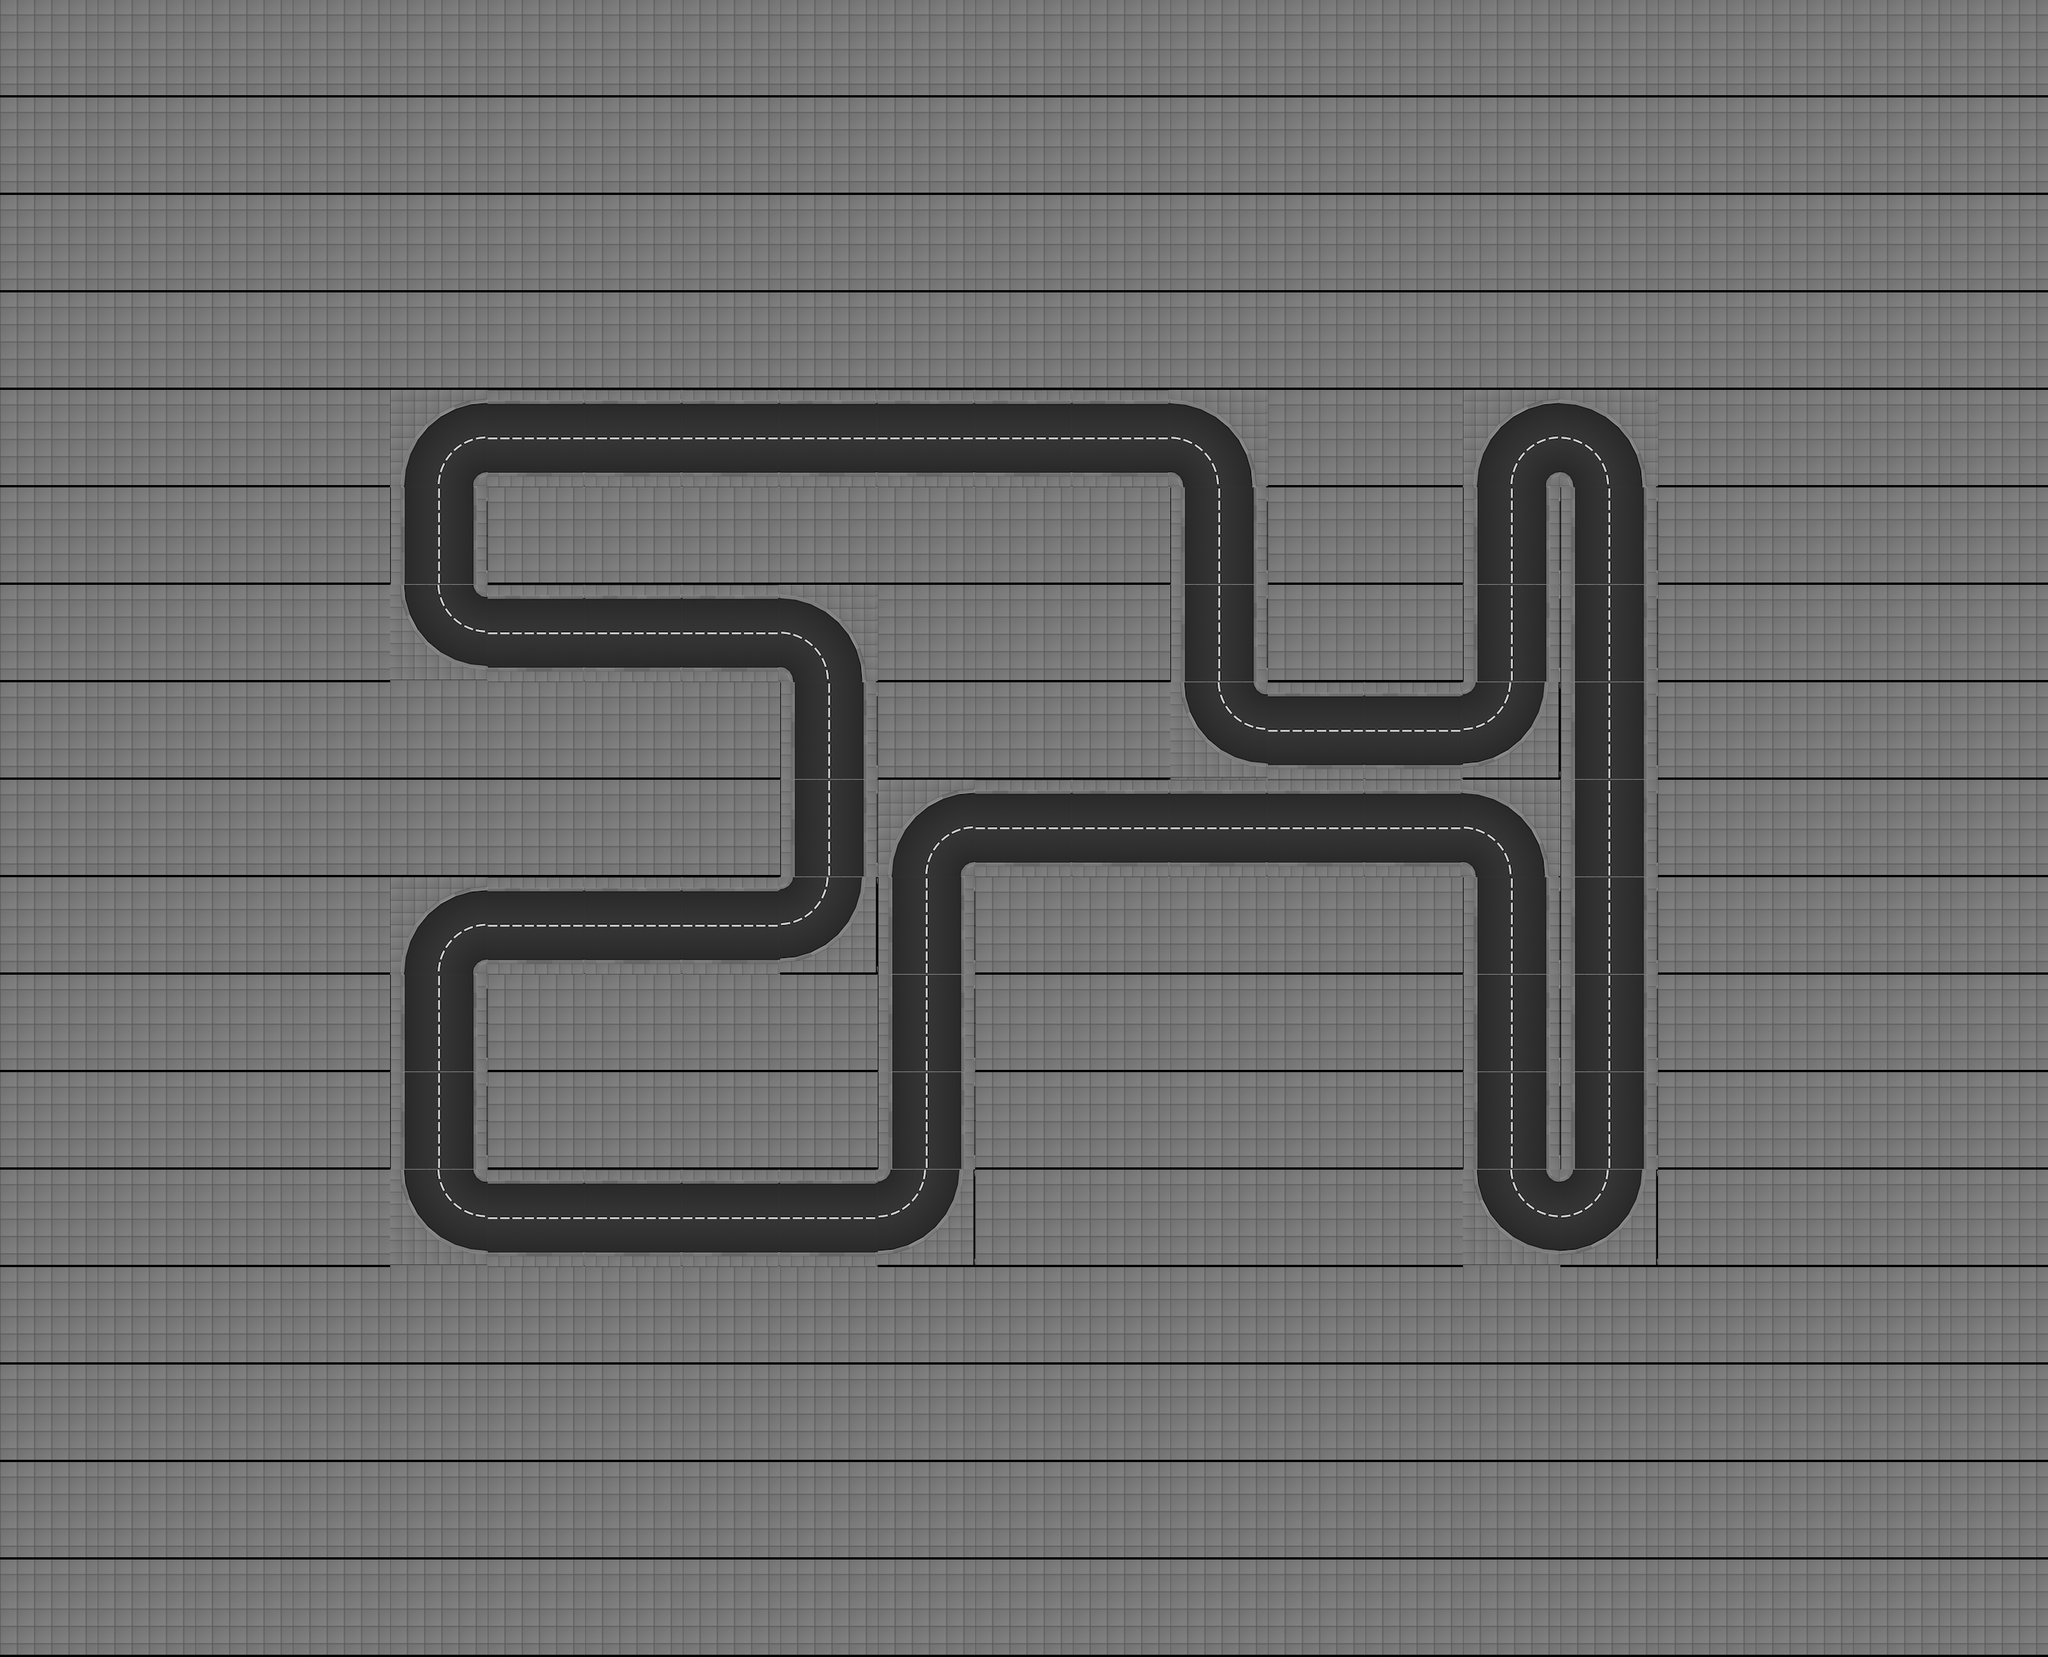

The image is a tile-based game level rendered from a .tmx file. Its description and source (layers, tilesets, objects; grid data summarised) follow:
An orthogonal 21x17 tile map with 128x128 px tiles, 1 tile layer (track), 2 tilesets and 373 objects (33x appartment_roof_01, 23x office_06_ground_floor, 23x office_06_floor, 16x office_07_ground_floor, 16x office_07_floor, ...).

<map height="17" infinite="0" nextlayerid="1" nextobjectid="1" orientation="orthogonal" renderorder="right-down" tiledversion="1.2.2" tileheight="128" tilewidth="128" version="1.2" width="21"><tileset firstgid="1" source="../../gbResources/set_tiles.tsx" /><tileset firstgid="134" source="../../gbResources/set_objects.tsx" /><layer height="17" id="1" name="track" width="21"><data>[357 cells, 357 non-empty, 7 distinct tile ids]</data></layer><objectgroup id="1" name="walls"><object id="1" x="512" y="640"><polyline points="16,0 32,-64 64,-96 128,-112" /></object><object id="2" x="512" y="640"><polyline points="112,0 114,-8 120,-14 128,-16" /></object><object id="3" x="512" y="704.0"><polyline points="16,-64 16,64" /></object><object id="4" x="512" y="704.0"><polyline points="112,-64 112,64" /></object><object id="5" x="512" y="896"><polyline points="16,-128 32,-64 64,-32 128,-16" /></object><object id="6" x="512" y="896"><polyline points="112,-128 114,-120 120,-114 128,-112" /></object><object id="7" x="512" y="1280"><polyline points="16,0 32,-64 64,-96 128,-112" /></object><object id="8" x="512" y="1280"><polyline points="112,0 114,-8 120,-14 128,-16" /></object><object id="9" x="512" y="1344.0"><polyline points="16,-64 16,64" /></object><object id="10" x="512" y="1344.0"><polyline points="112,-64 112,64" /></object><object id="11" x="512" y="1472.0"><polyline points="16,-64 16,64" /></object><object id="12" x="512" y="1472.0"><polyline points="112,-64 112,64" /></object><object id="13" x="512" y="1664"><polyline points="16,-128 32,-64 64,-32 128,-16" /></object><object id="14" x="512" y="1664"><polyline points="112,-128 114,-120 120,-114 128,-112" /></object><object id="15" x="640" y="592.0"><polyline points="0,-64 128,-64" /></object><object id="16" x="640" y="560.0"><polyline points="0,64 128,64" /></object><object id="17" x="640" y="848.0"><polyline points="0,-64 128,-64" /></object><object id="18" x="640" y="816.0"><polyline points="0,64 128,64" /></object><object id="19" x="640" y="1232.0"><polyline points="0,-64 128,-64" /></object><object id="20" x="640" y="1200.0"><polyline points="0,64 128,64" /></object><object id="21" x="640" y="1616.0"><polyline points="0,-64 128,-64" /></object><object id="22" x="640" y="1584.0"><polyline points="0,64 128,64" /></object><object id="23" x="768" y="592.0"><polyline points="0,-64 128,-64" /></object><object id="24" x="768" y="560.0"><polyline points="0,64 128,64" /></object><object id="25" x="768" y="848.0"><polyline points="0,-64 128,-64" /></object><object id="26" x="768" y="816.0"><polyline points="0,64 128,64" /></object><object id="27" x="768" y="1232.0"><polyline points="0,-64 128,-64" /></object><object id="28" x="768" y="1200.0"><polyline points="0,64 128,64" /></object><object id="29" x="768" y="1616.0"><polyline points="0,-64 128,-64" /></object><object id="30" x="768" y="1584.0"><polyline points="0,64 128,64" /></object><object id="31" x="896" y="592.0"><polyline points="0,-64 128,-64" /></object><object id="32" x="896" y="560.0"><polyline points="0,64 128,64" /></object><object id="33" x="896" y="848.0"><polyline points="0,-64 128,-64" /></object><object id="34" x="896" y="816.0"><polyline points="0,64 128,64" /></object><object id="35" x="896" y="1232.0"><polyline points="0,-64 128,-64" /></object><object id="36" x="896" y="1200.0"><polyline points="0,64 128,64" /></object><object id="37" x="896" y="1616.0"><polyline points="0,-64 128,-64" /></object><object id="38" x="896" y="1584.0"><polyline points="0,64 128,64" /></object><object id="39" x="1024" y="592.0"><polyline points="0,-64 128,-64" /></object><object id="40" x="1024" y="560.0"><polyline points="0,64 128,64" /></object><object id="41" x="1024" y="896"><polyline points="0,-112 64,-96 96,-64 112,0" /></object><object id="42" x="1024" y="896"><polyline points="0,-16 8,-14 14,-8 16,0" /></object><object id="43" x="1024" y="960.0"><polyline points="16,-64 16,64" /></object><object id="44" x="1024" y="960.0"><polyline points="112,-64 112,64" /></object><object id="45" x="1024" y="1088.0"><polyline points="16,-64 16,64" /></object><object id="46" x="1024" y="1088.0"><polyline points="112,-64 112,64" /></object><object id="47" x="1024" y="1280"><polyline points="112,-128 96,-64 64,-32 0,-16" /></object><object id="48" x="1024" y="1280"><polyline points="16,-128 14,-120 8,-114 0,-112" /></object><object id="49" x="1024" y="1616.0"><polyline points="0,-64 128,-64" /></object><object id="50" x="1024" y="1584.0"><polyline points="0,64 128,64" /></object><object id="51" x="1152" y="592.0"><polyline points="0,-64 128,-64" /></object><object id="52" x="1152" y="560.0"><polyline points="0,64 128,64" /></object><object id="53" x="1152" y="1152"><polyline points="16,0 32,-64 64,-96 128,-112" /></object><object id="54" x="1152" y="1152"><polyline points="112,0 114,-8 120,-14 128,-16" /></object><object id="55" x="1152" y="1216.0"><polyline points="16,-64 16,64" /></object><object id="56" x="1152" y="1216.0"><polyline points="112,-64 112,64" /></object><object id="57" x="1152" y="1344.0"><polyline points="16,-64 16,64" /></object><object id="58" x="1152" y="1344.0"><polyline points="112,-64 112,64" /></object><object id="59" x="1152" y="1472.0"><polyline points="16,-64 16,64" /></object><object id="60" x="1152" y="1472.0"><polyline points="112,-64 112,64" /></object><object id="61" x="1152" y="1664"><polyline points="112,-128 96,-64 64,-32 0,-16" /></object><object id="62" x="1152" y="1664"><polyline points="16,-128 14,-120 8,-114 0,-112" /></object><object id="63" x="1280" y="592.0"><polyline points="0,-64 128,-64" /></object><object id="64" x="1280" y="560.0"><polyline points="0,64 128,64" /></object><object id="65" x="1280" y="1104.0"><polyline points="0,-64 128,-64" /></object><object id="66" x="1280" y="1072.0"><polyline points="0,64 128,64" /></object><object id="67" x="1408" y="592.0"><polyline points="0,-64 128,-64" /></object><object id="68" x="1408" y="560.0"><polyline points="0,64 128,64" /></object><object id="69" x="1408" y="1104.0"><polyline points="0,-64 128,-64" /></object><object id="70" x="1408" y="1072.0"><polyline points="0,64 128,64" /></object><object id="71" x="1536" y="640"><polyline points="0,-112 64,-96 96,-64 112,0" /></object><object id="72" x="1536" y="640"><polyline points="0,-16 8,-14 14,-8 16,0" /></object><object id="73" x="1536" y="704.0"><polyline points="16,-64 16,64" /></object><object id="74" x="1536" y="704.0"><polyline points="112,-64 112,64" /></object><object id="75" x="1536" y="832.0"><polyline points="16,-64 16,64" /></object><object id="76" x="1536" y="832.0"><polyline points="112,-64 112,64" /></object><object id="77" x="1536" y="1024"><polyline points="16,-128 32,-64 64,-32 128,-16" /></object><object id="78" x="1536" y="1024"><polyline points="112,-128 114,-120 120,-114 128,-112" /></object><object id="79" x="1536" y="1104.0"><polyline points="0,-64 128,-64" /></object><object id="80" x="1536" y="1072.0"><polyline points="0,64 128,64" /></object><object id="81" x="1664" y="976.0"><polyline points="0,-64 128,-64" /></object><object id="82" x="1664" y="944.0"><polyline points="0,64 128,64" /></object><object id="83" x="1664" y="1104.0"><polyline points="0,-64 128,-64" /></object><object id="84" x="1664" y="1072.0"><polyline points="0,64 128,64" /></object><object id="85" x="1792" y="976.0"><polyline points="0,-64 128,-64" /></object></objectgroup><objectgroup id="2" name="route"><!-- 1 objects omitted --></objectgroup><objectgroup id="3" name="lights"><!-- 62 objects omitted --></objectgroup><objectgroup id="4" name="slow_motion_triggers"><!-- 16 objects omitted --></objectgroup><objectgroup id="5" name="speed_up_triggers"><!-- 8 objects omitted --></objectgroup><objectgroup id="6" name="buildings"><!-- 158 objects omitted --></objectgroup><objectgroup id="7" name="spawners"><!-- 4 objects omitted --></objectgroup></map>
<!-- 288 of 373 objects omitted -->
